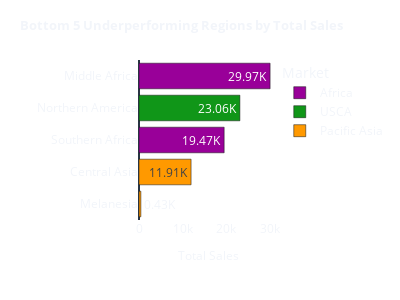

Notebook code for this chart:
### Code cell
bar2 = create_bar_region2(df_2017)
bar2

### Figure 1 — Plotly figure (JSON) as saved in the notebook; plotly's stock layout.template omitted (floating-point values rounded to 4 significant figures)
{"data": [{"alignmentgroup": "True", "hovertemplate": "market=Africa<br>Total Sales=%{x}<br>=%{y}<br>total_sales_formatted=%{text}<extra></extra>", "legendgroup": "Africa", "marker": {"color": "#990099", "pattern": {"shape": ""}}, "name": "Africa", "offsetgroup": "Africa", "orientation": "h", "showlegend": true, "text": ["29.97K", "19.47K"], "textposition": "auto", "type": "bar", "x": [29970.0, 19470.0], "xaxis": "x", "y": ["Middle Africa", "Southern Africa"], "yaxis": "y"}, {"alignmentgroup": "True", "hovertemplate": "market=USCA<br>Total Sales=%{x}<br>=%{y}<br>total_sales_formatted=%{text}<extra></extra>", "legendgroup": "USCA", "marker": {"color": "#109618", "pattern": {"shape": ""}}, "name": "USCA", "offsetgroup": "USCA", "orientation": "h", "showlegend": true, "text": ["23.06K"], "textposition": "auto", "type": "bar", "x": [23060.0], "xaxis": "x", "y": ["Northern America"], "yaxis": "y"}, {"alignmentgroup": "True", "hovertemplate": "market=Pacific Asia<br>Total Sales=%{x}<br>=%{y}<br>total_sales_formatted=%{text}<extra></extra>", "legendgroup": "Pacific Asia", "marker": {"color": "#FF9900", "pattern": {"shape": ""}}, "name": "Pacific Asia", "offsetgroup": "Pacific Asia", "orientation": "h", "showlegend": true, "text": ["11.91K", "0.43K"], "textposition": "auto", "type": "bar", "x": [11910.0, 425.0], "xaxis": "x", "y": ["Central Asia", "Melanesia"], "yaxis": "y"}], "layout": {"autosize": true, "barmode": "relative", "height": 300, "legend": {"title": {"text": "Market"}, "tracegroupgap": 0}, "margin": {"t": 60}, "paper_bgcolor": "rgba(0, 0, 0, 0)", "plot_bgcolor": "rgba(0, 0, 0, 0)", "title": {"font": {"size": 13}, "text": "<b>Bottom 5 Underperforming Regions by Total Sales</b>"}, "width": 400, "xaxis": {"anchor": "y", "domain": [0, 1], "showgrid": false, "title": {"font": {"size": 12}, "text": "Total Sales"}}, "yaxis": {"anchor": "x", "categoryorder": "total ascending", "domain": [0, 1], "showgrid": false, "title": {"text": ""}}}}
